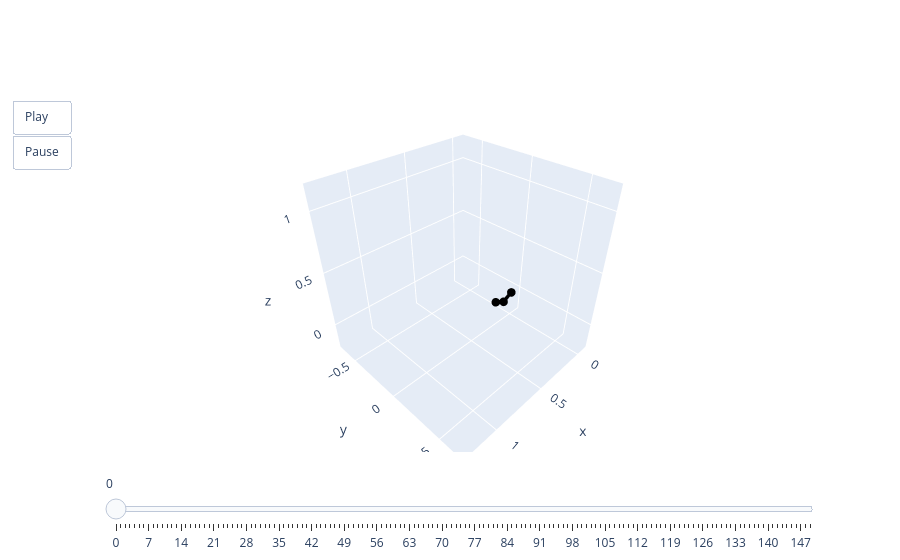

Here is the notebook cell this chart was saved with:
### Code cell
animate(valid.qs[0])

### Figure 1 — Plotly figure (JSON) as saved in the notebook; plotly's stock layout.template omitted (floating-point values rounded to 4 significant figures)
{"data": [{"line": {"color": "black", "width": 7}, "marker": {"size": 5}, "mode": "lines+markers", "type": "scatter3d", "x": [0, 0.1004, 0.2067], "y": [0, 0, 0], "z": [0, -0.04846, 0.006667]}], "layout": {"scene": {"aspectmode": "cube", "xaxis": {"autorange": false, "range": [-0.12, 1.32]}, "yaxis": {"autorange": false, "range": [-0.72, 0.72]}, "zaxis": {"autorange": false, "range": [-0.2442, 1.196]}}, "sliders": [{"steps": [{"args": [["0"], {"frame": {"duration": 0, "redraw": true}, "mode": "immediate"}], "label": "0", "method": "animate"}, {"args": [["1"], {"frame": {"duration": 0, "redraw": true}, "mode": "immediate"}], "label": "1", "method": "animate"}, {"args": [["2"], {"frame": {"duration": 0, "redraw": true}, "mode": "immediate"}], "label": "2", "method": "animate"}, {"args": [["3"], {"frame": {"duration": 0, "redraw": true}, "mode": "immediate"}], "label": "3", "method": "animate"}, {"args": [["4"], {"frame": {"duration": 0, "redraw": true}, "mode": "immediate"}], "label": "4", "method": "animate"}, {"args": [["5"], {"frame": {"duration": 0, "redraw": true}, "mode": "immediate"}], "label": "5", "method": "animate"}, {"args": [["6"], {"frame": {"duration": 0, "redraw": true}, "mode": "immediate"}], "label": "6", "method": "animate"}, {"args": [["7"], {"frame": {"duration": 0, "redraw": true}, "mode": "immediate"}], "label": "7", "method": "animate"}, {"args": [["8"], {"frame": {"duration": 0, "redraw": true}, "mode": "immediate"}], "label": "8", "method": "animate"}, {"args": [["9"], {"frame": {"duration": 0, "redraw": true}, "mode": "immediate"}], "label": "9", "method": "animate"}, {"args": [["10"], {"frame": {"duration": 0, "redraw": true}, "mode": "immediate"}], "label": "10", "method": "animate"}, {"args": [["11"], {"frame": {"duration": 0, "redraw": true}, "mode": "immediate"}], "label": "11", "method": "animate"}, {"args": [["12"], {"frame": {"duration": 0, "redraw": true}, "mode": "immediate"}], "label": "12", "method": "animate"}, {"args": [["13"], {"frame": {"duration": 0, "redraw": true}, "mode": "immediate"}], "label": "13", "method": "animate"}, {"args": [["14"], {"frame": {"duration": 0, "redraw": true}, "mode": "immediate"}], "label": "14", "method": "animate"}, {"args": [["15"], {"frame": {"duration": 0, "redraw": true}, "mode": "immediate"}], "label": "15", "method": "animate"}, {"args": [["16"], {"frame": {"duration": 0, "redraw": true}, "mode": "immediate"}], "label": "16", "method": "animate"}, {"args": [["17"], {"frame": {"duration": 0, "redraw": true}, "mode": "immediate"}], "label": "17", "method": "animate"}, {"args": [["18"], {"frame": {"duration": 0, "redraw": true}, "mode": "immediate"}], "label": "18", "method": "animate"}, {"args": [["19"], {"frame": {"duration": 0, "redraw": true}, "mode": "immediate"}], "label": "19", "method": "animate"}, {"args": [["20"], {"frame": {"duration": 0, "redraw": true}, "mode": "immediate"}], "label": "20", "method": "animate"}, {"args": [["21"], {"frame": {"duration": 0, "redraw": true}, "mode": "immediate"}], "label": "21", "method": "animate"}, {"args": [["22"], {"frame": {"duration": 0, "redraw": true}, "mode": "immediate"}], "label": "22", "method": "animate"}, {"args": [["23"], {"frame": {"duration": 0, "redraw": true}, "mode": "immediate"}], "label": "23", "method": "animate"}, {"args": [["24"], {"frame": {"duration": 0, "redraw": true}, "mode": "immediate"}], "label": "24", "method": "animate"}, {"args": [["25"], {"frame": {"duration": 0, "redraw": true}, "mode": "immediate"}], "label": "25", "method": "animate"}, {"args": [["26"], {"frame": {"duration": 0, "redraw": true}, "mode": "immediate"}], "label": "26", "method": "animate"}, {"args": [["27"], {"frame": {"duration": 0, "redraw": true}, "mode": "immediate"}], "label": "27", "method": "animate"}, {"args": [["28"], {"frame": {"duration": 0, "redraw": true}, "mode": "immediate"}], "label": "28", "method": "animate"}, {"args": [["29"], {"frame": {"duration": 0, "redraw": true}, "mode": "immediate"}], "label": "29", "method": "animate"}, {"args": [["30"], {"frame": {"duration": 0, "redraw": true}, "mode": "immediate"}], "label": "30", "method": "animate"}, {"args": [["31"], {"frame": {"duration": 0, "redraw": true}, "mode": "immediate"}], "label": "31", "method": "animate"}, {"args": [["32"], {"frame": {"duration": 0, "redraw": true}, "mode": "immediate"}], "label": "32", "method": "animate"}, {"args": [["33"], {"frame": {"duration": 0, "redraw": true}, "mode": "immediate"}], "label": "33", "method": "animate"}, {"args": [["34"], {"frame": {"duration": 0, "redraw": true}, "mode": "immediate"}], "label": "34", "method": "animate"}, {"args": [["35"], {"frame": {"duration": 0, "redraw": true}, "mode": "immediate"}], "label": "35", "method": "animate"}, {"args": [["36"], {"frame": {"duration": 0, "redraw": true}, "mode": "immediate"}], "label": "36", "method": "animate"}, {"args": [["37"], {"frame": {"duration": 0, "redraw": true}, "mode": "immediate"}], "label": "37", "method": "animate"}, {"args": [["38"], {"frame": {"duration": 0, "redraw": true}, "mode": "immediate"}], "label": "38", "method": "animate"}, {"args": [["39"], {"frame": {"duration": 0, "redraw": true}, "mode": "immediate"}], "label": "39", "method": "animate"}, {"args": [["40"], {"frame": {"duration": 0, "redraw": true}, "mode": "immediate"}], "label": "40", "method": "animate"}, {"args": [["41"], {"frame": {"duration": 0, "redraw": true}, "mode": "immediate"}], "label": "41", "method": "animate"}, {"args": [["42"], {"frame": {"duration": 0, "redraw": true}, "mode": "immediate"}], "label": "42", "method": "animate"}, {"args": [["43"], {"frame": {"duration": 0, "redraw": true}, "mode": "immediate"}], "label": "43", "method": "animate"}, {"args": [["44"], {"frame": {"duration": 0, "redraw": true}, "mode": "immediate"}], "label": "44", "method": "animate"}, {"args": [["45"], {"frame": {"duration": 0, "redraw": true}, "mode": "immediate"}], "label": "45", "method": "animate"}, {"args": [["46"], {"frame": {"duration": 0, "redraw": true}, "mode": "immediate"}], "label": "46", "method": "animate"}, {"args": [["47"], {"frame": {"duration": 0, "redraw": true}, "mode": "immediate"}], "label": "47", "method": "animate"}, {"args": [["48"], {"frame": {"duration": 0, "redraw": true}, "mode": "immediate"}], "label": "48", "method": "animate"}, {"args": [["49"], {"frame": {"duration": 0, "redraw": true}, "mode": "immediate"}], "label": "49", "method": "animate"}, {"args": [["50"], {"frame": {"duration": 0, "redraw": true}, "mode": "immediate"}], "label": "50", "method": "animate"}, {"args": [["51"], {"frame": {"duration": 0, "redraw": true}, "mode": "immediate"}], "label": "51", "method": "animate"}, {"args": [["52"], {"frame": {"duration": 0, "redraw": true}, "mode": "immediate"}], "label": "52", "method": "animate"}, {"args": [["53"], {"frame": {"duration": 0, "redraw": true}, "mode": "immediate"}], "label": "53", "method": "animate"}, {"args": [["54"], {"frame": {"duration": 0, "redraw": true}, "mode": "immediate"}], "label": "54", "method": "animate"}, {"args": [["55"], {"frame": {"duration": 0, "redraw": true}, "mode": "immediate"}], "label": "55", "method": "animate"}, {"args": [["56"], {"frame": {"duration": 0, "redraw": true}, "mode": "immediate"}], "label": "56", "method": "animate"}, {"args": [["57"], {"frame": {"duration": 0, "redraw": true}, "mode": "immediate"}], "label": "57", "method": "animate"}, {"args": [["58"], {"frame": {"duration": 0, "redraw": true}, "mode": "immediate"}], "label": "58", "method": "animate"}, {"args": [["59"], {"frame": {"duration": 0, "redraw": true}, "mode": "immediate"}], "label": "59", "method": "animate"}, {"args": [["60"], {"frame": {"duration": 0, "redraw": true}, "mode": "immediate"}], "label": "60", "method": "animate"}, {"args": [["61"], {"frame": {"duration": 0, "redraw": true}, "mode": "immediate"}], "label": "61", "method": "animate"}, {"args": [["62"], {"frame": {"duration": 0, "redraw": true}, "mode": "immediate"}], "label": "62", "method": "animate"}, {"args": [["63"], {"frame": {"duration": 0, "redraw": true}, "mode": "immediate"}], "label": "63", "method": "animate"}, {"args": [["64"], {"frame": {"duration": 0, "redraw": true}, "mode": "immediate"}], "label": "64", "method": "animate"}, {"args": [["65"], {"frame": {"duration": 0, "redraw": true}, "mode": "immediate"}], "label": "65", "method": "animate"}, {"args": [["66"], {"frame": {"duration": 0, "redraw": true}, "mode": "immediate"}], "label": "66", "method": "animate"}, {"args": [["67"], {"frame": {"duration": 0, "redraw": true}, "mode": "immediate"}], "label": "67", "method": "animate"}, {"args": [["68"], {"frame": {"duration": 0, "redraw": true}, "mode": "immediate"}], "label": "68", "method": "animate"}, {"args": [["69"], {"frame": {"duration": 0, "redraw": true}, "mode": "immediate"}], "label": "69", "method": "animate"}, {"args": [["70"], {"frame": {"duration": 0, "redraw": true}, "mode": "immediate"}], "label": "70", "method": "animate"}, {"args": [["71"], {"frame": {"duration": 0, "redraw": true}, "mode": "immediate"}], "label": "71", "method": "animate"}, {"args": [["72"], {"frame": {"duration": 0, "redraw": true}, "mode": "immediate"}], "label": "72", "method": "animate"}, {"args": [["73"], {"frame": {"duration": 0, "redraw": true}, "mode": "immediate"}], "label": "73", "method": "animate"}, {"args": [["74"], {"frame": {"duration": 0, "redraw": true}, "mode": "immediate"}], "label": "74", "method": "animate"}, {"args": [["75"], {"frame": {"duration": 0, "redraw": true}, "mode": "immediate"}], "label": "75", "method": "animate"}, {"args": [["76"], {"frame": {"duration": 0, "redraw": true}, "mode": "immediate"}], "label": "76", "method": "animate"}, {"args": [["77"], {"frame": {"duration": 0, "redraw": true}, "mode": "immediate"}], "label": "77", "method": "animate"}, {"args": [["78"], {"frame": {"duration": 0, "redraw": true}, "mode": "immediate"}], "label": "78", "method": "animate"}, {"args": [["79"], {"frame": {"duration": 0, "redraw": true}, "mode": "immediate"}], "label": "79", "method": "animate"}, {"args": [["80"], {"frame": {"duration": 0, "redraw": true}, "mode": "immediate"}], "label": "80", "method": "animate"}, {"args": [["81"], {"frame": {"duration": 0, "redraw": true}, "mode": "immediate"}], "label": "81", "method": "animate"}, {"args": [["82"], {"frame": {"duration": 0, "redraw": true}, "mode": "immediate"}], "label": "82", "method": "animate"}, {"args": [["83"], {"frame": {"duration": 0, "redraw": true}, "mode": "immediate"}], "label": "83", "method": "animate"}, {"args": [["84"], {"frame": {"duration": 0, "redraw": true}, "mode": "immediate"}], "label": "84", "method": "animate"}, {"args": [["85"], {"frame": {"duration": 0, "redraw": true}, "mode": "immediate"}], "label": "85", "method": "animate"}, {"args": [["86"], {"frame": {"duration": 0, "redraw": true}, "mode": "immediate"}], "label": "86", "method": "animate"}, {"args": [["87"], {"frame": {"duration": 0, "redraw": true}, "mode": "immediate"}], "label": "87", "method": "animate"}, {"args": [["88"], {"frame": {"duration": 0, "redraw": true}, "mode": "immediate"}], "label": "88", "method": "animate"}, {"args": [["89"], {"frame": {"duration": 0, "redraw": true}, "mode": "immediate"}], "label": "89", "method": "animate"}, {"args": [["90"], {"frame": {"duration": 0, "redraw": true}, "mode": "immediate"}], "label": "90", "method": "animate"}, {"args": [["91"], {"frame": {"duration": 0, "redraw": true}, "mode": "immediate"}], "label": "91", "method": "animate"}, {"args": [["92"], {"frame": {"duration": 0, "redraw": true}, "mode": "immediate"}], "label": "92", "method": "animate"}, {"args": [["93"], {"frame": {"duration": 0, "redraw": true}, "mode": "immediate"}], "label": "93", "method": "animate"}, {"args": [["94"], {"frame": {"duration": 0, "redraw": true}, "mode": "immediate"}], "label": "94", "method": "animate"}, {"args": [["95"], {"frame": {"duration": 0, "redraw": true}, "mode": "immediate"}], "label": "95", "method": "animate"}, {"args": [["96"], {"frame": {"duration": 0, "redraw": true}, "mode": "immediate"}], "label": "96", "method": "animate"}, {"args": [["97"], {"frame": {"duration": 0, "redraw": true}, "mode": "immediate"}], "label": "97", "method": "animate"}, {"args": [["98"], {"frame": {"duration": 0, "redraw": true}, "mode": "immediate"}], "label": "98", "method": "animate"}, {"args": [["99"], {"frame": {"duration": 0, "redraw": true}, "mode": "immediate"}], "label": "99", "method": "animate"}, {"args": [["100"], {"frame": {"duration": 0, "redraw": true}, "mode": "immediate"}], "label": "100", "method": "animate"}, {"args": [["101"], {"frame": {"duration": 0, "redraw": true}, "mode": "immediate"}], "label": "101", "method": "animate"}, {"args": [["102"], {"frame": {"duration": 0, "redraw": true}, "mode": "immediate"}], "label": "102", "method": "animate"}, {"args": [["103"], {"frame": {"duration": 0, "redraw": true}, "mode": "immediate"}], "label": "103", "method": "animate"}, {"args": [["104"], {"frame": {"duration": 0, "redraw": true}, "mode": "immediate"}], "label": "104", "method": "animate"}, {"args": [["105"], {"frame": {"duration": 0, "redraw": true}, "mode": "immediate"}], "label": "105", "method": "animate"}, {"args": [["106"], {"frame": {"duration": 0, "redraw": true}, "mode": "immediate"}], "label": "106", "method": "animate"}, {"args": [["107"], {"frame": {"duration": 0, "redraw": true}, "mode": "immediate"}], "label": "107", "method": "animate"}, {"args": [["108"], {"frame": {"duration": 0, "redraw": true}, "mode": "immediate"}], "label": "108", "method": "animate"}, {"args": [["109"], {"frame": {"duration": 0, "redraw": true}, "mode": "immediate"}], "label": "109", "method": "animate"}, {"args": [["110"], {"frame": {"duration": 0, "redraw": true}, "mode": "immediate"}], "label": "110", "method": "animate"}, {"args": [["111"], {"frame": {"duration": 0, "redraw": true}, "mode": "immediate"}], "label": "111", "method": "animate"}, {"args": [["112"], {"frame": {"duration": 0, "redraw": true}, "mode": "immediate"}], "label": "112", "method": "animate"}, {"args": [["113"], {"frame": {"duration": 0, "redraw": true}, "mode": "immediate"}], "label": "113", "method": "animate"}, {"args": [["114"], {"frame": {"duration": 0, "redraw": true}, "mode": "immediate"}], "label": "114", "method": "animate"}, {"args": [["115"], {"frame": {"duration": 0, "redraw": true}, "mode": "immediate"}], "label": "115", "method": "animate"}, {"args": [["116"], {"frame": {"duration": 0, "redraw": true}, "mode": "immediate"}], "label": "116", "method": "animate"}, {"args": [["117"], {"frame": {"duration": 0, "redraw": true}, "mode": "immediate"}], "label": "117", "method": "animate"}, {"args": [["118"], {"frame": {"duration": 0, "redraw": true}, "mode": "immediate"}], "label": "118", "method": "animate"}, {"args": [["119"], {"frame": {"duration": 0, "redraw": true}, "mode": "immediate"}], "label": "119", "method": "animate"}, {"args": [["120"], {"frame": {"duration": 0, "redraw": true}, "mode": "immediate"}], "label": "120", "method": "animate"}, {"args": [["121"], {"frame": {"duration": 0, "redraw": true}, "mode": "immediate"}], "label": "121", "method": "animate"}, {"args": [["122"], {"frame": {"duration": 0, "redraw": true}, "mode": "immediate"}], "label": "122", "method": "animate"}, {"args": [["123"], {"frame": {"duration": 0, "redraw": true}, "mode": "immediate"}], "label": "123", "method": "animate"}, {"args": [["124"], {"frame": {"duration": 0, "redraw": true}, "mode": "immediate"}], "label": "124", "method": "animate"}, {"args": [["125"], {"frame": {"duration": 0, "redraw": true}, "mode": "immediate"}], "label": "125", "method": "animate"}, {"args": [["126"], {"frame": {"duration": 0, "redraw": true}, "mode": "immediate"}], "label": "126", "method": "animate"}, {"args": [["127"], {"frame": {"duration": 0, "redraw": true}, "mode": "immediate"}], "label": "127", "method": "animate"}, {"args": [["128"], {"frame": {"duration": 0, "redraw": true}, "mode": "immediate"}], "label": "128", "method": "animate"}, {"args": [["129"], {"frame": {"duration": 0, "redraw": true}, "mode": "immediate"}], "label": "129", "method": "animate"}, {"args": [["130"], {"frame": {"duration": 0, "redraw": true}, "mode": "immediate"}], "label": "130", "method": "animate"}, {"args": [["131"], {"frame": {"duration": 0, "redraw": true}, "mode": "immediate"}], "label": "131", "method": "animate"}, {"args": [["132"], {"frame": {"duration": 0, "redraw": true}, "mode": "immediate"}], "label": "132", "method": "animate"}, {"args": [["133"], {"frame": {"duration": 0, "redraw": true}, "mode": "immediate"}], "label": "133", "method": "animate"}, {"args": [["134"], {"frame": {"duration": 0, "redraw": true}, "mode": "immediate"}], "label": "134", "method": "animate"}, {"args": [["135"], {"frame": {"duration": 0, "redraw": true}, "mode": "immediate"}], "label": "135", "method": "animate"}, {"args": [["136"], {"frame": {"duration": 0, "redraw": true}, "mode": "immediate"}], "label": "136", "method": "animate"}, {"args": [["137"], {"frame": {"duration": 0, "redraw": true}, "mode": "immediate"}], "label": "137", "method": "animate"}, {"args": [["138"], {"frame": {"duration": 0, "redraw": true}, "mode": "immediate"}], "label": "138", "method": "animate"}, {"args": [["139"], {"frame": {"duration": 0, "redraw": true}, "mode": "immediate"}], "label": "139", "method": "animate"}, {"args": [["140"], {"frame": {"duration": 0, "redraw": true}, "mode": "immediate"}], "label": "140", "method": "animate"}, {"args": [["141"], {"frame": {"duration": 0, "redraw": true}, "mode": "immediate"}], "label": "141", "method": "animate"}, {"args": [["142"], {"frame": {"duration": 0, "redraw": true}, "mode": "immediate"}], "label": "142", "method": "animate"}, {"args": [["143"], {"frame": {"duration": 0, "redraw": true}, "mode": "immediate"}], "label": "143", "method": "animate"}, {"args": [["144"], {"frame": {"duration": 0, "redraw": true}, "mode": "immediate"}], "label": "144", "method": "animate"}, {"args": [["145"], {"frame": {"duration": 0, "redraw": true}, "mode": "immediate"}], "label": "145", "method": "animate"}, {"args": [["146"], {"frame": {"duration": 0, "redraw": true}, "mode": "immediate"}], "label": "146", "method": "animate"}, {"args": [["147"], {"frame": {"duration": 0, "redraw": true}, "mode": "immediate"}], "label": "147", "method": "animate"}, {"args": [["148"], {"frame": {"duration": 0, "redraw": true}, "mode": "immediate"}], "label": "148", "method": "animate"}, {"args": [["149"], {"frame": {"duration": 0, "redraw": true}, "mode": "immediate"}], "label": "149", "method": "animate"}]}], "updatemenus": [{"buttons": [{"args": [null, {"frame": {"duration": 50, "redraw": true}, "fromcurrent": true}], "label": "Play", "method": "animate"}, {"args": [[null], {"frame": {"duration": 0, "redraw": true}, "mode": "immediate"}], "label": "Pause", "method": "animate"}], "showactive": false, "type": "buttons"}]}}
